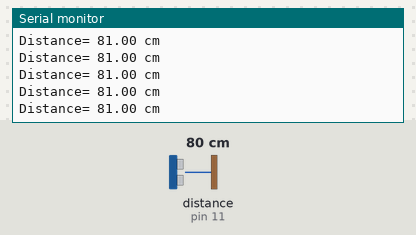
A sketch run on a simulated Arduino Uno, built with avr-gcc and run on an emulated ATmega328P. On the bench: the last lines printed to the serial monitor. Inputs (shaded band) come from the test bench; at power-on: distance to the obstacle (sensor on pin 11) 80 cm. The echo pulse lasts 58.3 µs per cm.

Above: at 1.2 s.
1.3 s: distance to the obstacle (sensor on pin 11) set to 2 cm
At 1.38 s:
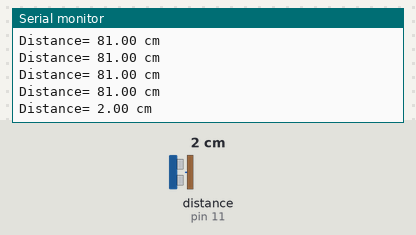
2.8 s: distance to the obstacle (sensor on pin 11) set to 35 cm
At 2.8 s:
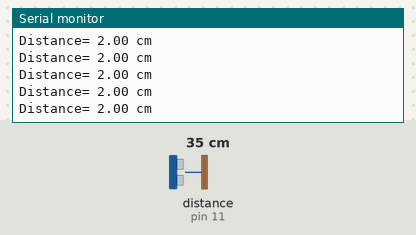
Timing chart, 0 to 5.8 s (numbered marks = the images above; inputs shaded):
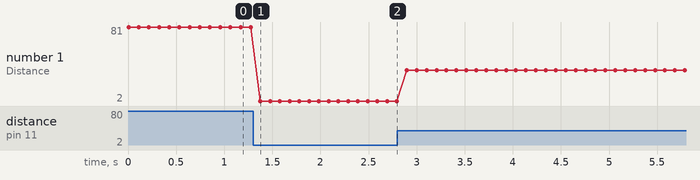

Measured:
- after the input at 1.3 s, the serial monitor: prints a new line after 0.08 s (image 1)
- plotted number 1: 81 → 2 after the input at 1.3 s, 2 → 35 after the input at 2.8 s

The sketch:

distance.ino
```cpp
// long duration;
// int distance;

const int trig = 12;
const int echo = 11;

 #include <NewPing.h>

// void setup() {
//   pinMode(trig, OUTPUT);
//   pinMode(echo, INPUT);
//   Serial.begin(9600);
// }
// void loop() {
//   distance = calculateDistance();

//   delay(100);

//     Serial.println(distance);

// }
// int calculateDistance(){
//   digitalWrite(trig, LOW);
//   delayMicroseconds(2);
//   digitalWrite(trig, HIGH);
//   delayMicroseconds(10);
//   digitalWrite(trig, LOW);
//   duration = pulseIn(echo, HIGH);
//   distance= duration*0.034/2;
//   return distance;
// }

NewPing sonar (trig, echo, 100);// create ultrasonic object with the following parameters (Trig=3, Echo=2, Max distance=400cm)
float distance;// initialize a variable of type float
void setup() {
Serial.begin (9600);// initialize serial communication at 9600 bits per second
}
void loop() {
distance = sonar.ping_cm();// putting the measured value in distance
Serial.print("Distance= ");// print "Distance"
Serial.print(distance);// print the value of the distance
Serial.println(" cm");// print "cm"
delay(100);// wait half a second
}
```
